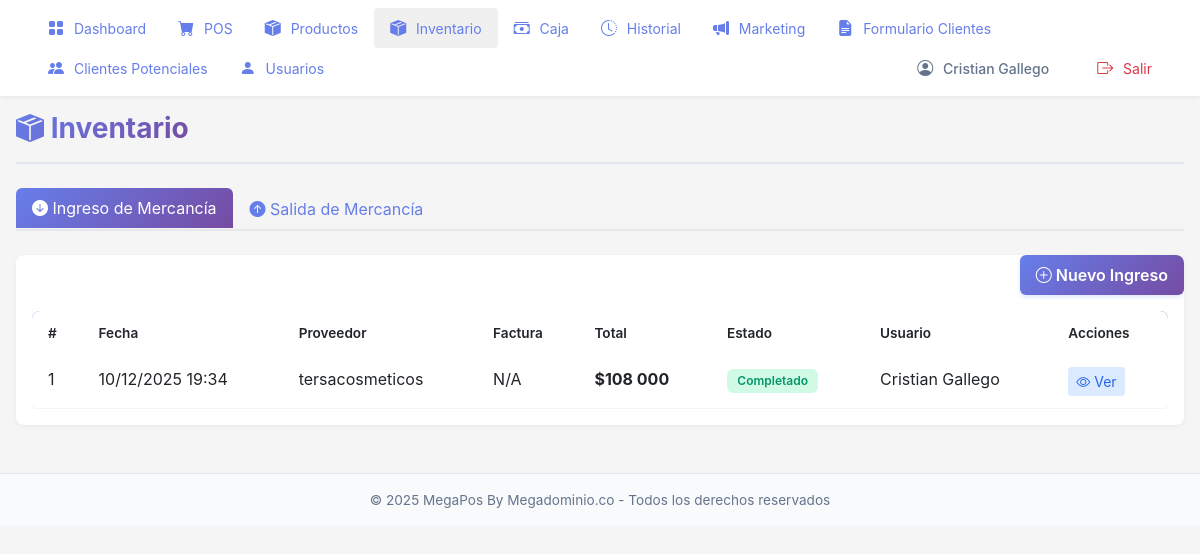
/inventario/ (signed in), run on the app's committed database.
### pos/models.py (models this page shows, shortened)
class IngresoMercancia(models.Model):
    fecha = models.DateTimeField(
        default=timezone.now,
        db_index=True,
        verbose_name='Fecha'
    )
    proveedor = models.CharField(
        max_length=200,
        verbose_name='Proveedor'
    )
    numero_factura = models.CharField(
        max_length=100,
        null=True,
        blank=True,
        verbose_name='Número de Factura'
    )
    total = models.IntegerField(
        default=0,
        verbose_name='Total'
    )
    observaciones = models.TextField(
        null=True,
        blank=True,
        verbose_name='Observaciones'
    )
    usuario = models.ForeignKey(
        User,
        on_delete=models.PROTECT,
        related_name='ingresos_mercancia',
        verbose_name='Usuario'
    )
    completado = models.BooleanField(
        default=False,
        verbose_name='Completado'
    )
    class Meta:
        verbose_name = 'Ingreso de Mercancía'
        verbose_name_plural = 'Ingresos de Mercancía'
        ordering = ['-fecha']

### pos/views.py (the view)
# urls.py: path('inventario/', views.inventario_view, name='inventario'),
@login_required
@requiere_rol('Administradores', 'Inventario')
def inventario_view(request):
    ingresos = IngresoMercancia.objects.all().order_by('-fecha')
    salidas = SalidaMercancia.objects.all().order_by('-fecha')
    tipo_activo = request.GET.get('tipo', 'ingreso')  # 'ingreso' o 'salida'
    context = {
        'ingresos': ingresos,
        'salidas': salidas,
        'tipo_activo': tipo_activo,
    }
    return render(request, 'pos/inventario.html', context)

### pos/context_processors.py (called while the page is built)
def sistema_info(request):
    return {
        'SISTEMA_NOMBRE': 'MegaPos By Megadominio.co',
        'SISTEMA_VERSION': '1.0',
        'DEBUG': settings.DEBUG,
    }

### pos/views.py (called while the page is built)
def requiere_rol(*nombres_roles):
    def decorator(view_func):
        @wraps(view_func)
        def wrapper(request, *args, **kwargs):
            if not request.user.is_authenticated:
                messages.error(request, 'Debes iniciar sesión para acceder')
                return redirect('pos:login')
            if request.user.is_superuser:
                return view_func(request, *args, **kwargs)
            if not tiene_rol(request.user, *nombres_roles):
                messages.error(request, 'No tienes permisos para acceder a esta sección')
                return redirect('pos:home')
            return view_func(request, *args, **kwargs)
        return wrapper
    return decorator

### pos/templates/pos/inventario.html (shortened to what this page needs)
{% extends 'pos/base.html' %}
{% load humanize %}
{% block content %}
<div class="page-container">
    <div class="page-header">
        <h1><i class="bi bi-box-seam-fill"></i> Inventario</h1>
    </div>
    <ul class="nav nav-tabs mb-4" style="border-bottom: 2px solid #e5e7eb;">
        <li class="nav-item">
            <a class="nav-link {% if tipo_activo == 'ingreso' %}active{% endif %}"
               href="{% url 'pos:inventario' %}?tipo=ingreso"
               style="{% if tipo_activo == 'ingreso' %}background: linear-gradient(135deg, #667eea 0%, #764ba2 100%); color: white; border: none;{% else %}color: #667eea;{% endif %}">
                <i class="bi bi-arrow-down-circle-fill"></i> Ingreso de Mercancía
            </a>
        </li>
        <li class="nav-item">
            <a class="nav-link {% if tipo_activo == 'salida' %}active{% endif %}"
               href="{% url 'pos:inventario' %}?tipo=salida"
               style="{% if tipo_activo == 'salida' %}background: linear-gradient(135deg, #667eea 0%, #764ba2 100%); color: white; border: none;{% else %}color: #667eea;{% endif %}">
                <i class="bi bi-arrow-up-circle-fill"></i> Salida de Mercancía
            </a>
        </li>
    </ul>
    {% if tipo_activo == 'ingreso' %}
    <div class="card-modern">
        <div class="card-header-modern">
            <div class="d-flex justify-content-between align-items-center">
                <h3 style="margin: 0; color: white;">Ingreso de Mercancía</h3>
                {% if es_inventario or es_administrador %}
                <a href="{% url 'pos:crear_ingreso' %}" class="btn btn-primary-pos">
                    <i class="bi bi-plus-circle"></i> Nuevo Ingreso
                </a>
                {% endif %}
            </div>
        </div>
        <div class="card-body">
            <div class="table-responsive">
                <table class="table-modern table">
                    <thead>
                    <tr>
                        <th>#</th>
                        <th>Fecha</th>
                        <th>Proveedor</th>
                        <th>Factura</th>
                        <th>Total</th>
                        <th>Estado</th>
                        <th>Usuario</th>
                        <th>Acciones</th>
                    </tr>
                </thead>
                <tbody>
                    {% for ingreso in ingresos %}
                    <tr>
                        <td>{{ ingreso.id }}</td>
                        <td>{{ ingreso.fecha|date:"d/m/Y H:i" }}</td>
                        <td>{{ ingreso.proveedor }}</td>
                        <td>{{ ingreso.numero_factura|default:"N/A" }}</td>
                        <td><strong>${{ ingreso.total|intcomma }}</strong></td>
                        <td>
                            {% if ingreso.completado %}
                            <span class="badge badge-modern badge-success-modern">Completado</span>
                            {% else %}
                            <span class="badge badge-modern badge-warning-modern">Pendiente</span>
                            {% endif %}
                        </td>
                        <td>
                            {% if ingreso.usuario %}
                                {{ ingreso.usuario.get_full_name|default:ingreso.usuario.username }}
                            {% else %}
                                Sistema
                            {% endif %}
                        </td>
                        <td>
                            {% if es_inventario or es_administrador %}
                            <a href="{% url 'pos:detalle_ingreso' ingreso.id %}" class="btn btn-sm" style="background: #dbeafe; color: #2563eb; border: none;">
                                <i class="bi bi-eye"></i> Ver
                            </a>
                            {% endif %}
                        </td>
                    </tr>
                    {% empty %}
                    <tr>
                        <td colspan="8" class="text-center text-muted">No hay ingresos registrados</td>
                    </tr>
                    {% endfor %}
                </tbody>
                </table>
            </div>
        </div>
    </div>
    {% endif %}
</div>
{% endblock %}

### pos/templates/pos/base.html (shortened to what this page needs)
<!DOCTYPE html>
<html lang="es">
<head>
    <link href="https://cdn.jsdelivr.net/npm/bootstrap@5.3.0/dist/css/bootstrap.min.css" rel="stylesheet">
    <link rel="stylesheet" href="https://cdn.jsdelivr.net/npm/bootstrap-icons@1.11.0/font/bootstrap-icons.css">
</head>
<body>
    {% load humanize %}
    {% if user.is_authenticated %}
    <nav class="top-nav">
        <ul class="nav-menu">
            <li class="nav-item">
                <a href="{% url 'pos:home' %}" class="nav-link-custom {% if request.path == '/' %}active{% endif %}">
                    <i class="bi bi-grid-fill"></i> Dashboard
                </a>
            </li>
            <li class="nav-item">
                <a href="{% url 'pos:vender' %}" class="nav-link-custom {% if 'vender' in request.path %}active{% endif %}">
                    <i class="bi bi-cart-fill"></i> POS
                </a>
            </li>
            <li class="nav-item">
                <a href="{% url 'pos:productos' %}" class="nav-link-custom {% if 'productos' in request.path %}active{% endif %}">
                    <i class="bi bi-box-seam-fill"></i> Productos
                </a>
            </li>
            <li class="nav-item">
                <a href="{% url 'pos:inventario' %}" class="nav-link-custom {% if 'inventario' in request.path or 'ingreso-mercancia' in request.path or 'salida-mercancia' in request.path %}active{% endif %}">
                    <i class="bi bi-box-seam-fill"></i> Inventario
                </a>
            </li>
            <li class="nav-item">
                <a href="{% url 'pos:caja' %}" class="nav-link-custom {% if 'caja' in request.path and 'caja-gastos' not in request.path %}active{% endif %}">
                    <i class="bi bi-cash-stack"></i> Caja
                </a>
            </li>
            <li class="nav-item">
                <a href="{% url 'pos:lista_ventas' %}" class="nav-link-custom {% if 'ventas' in request.path or 'historial' in request.path %}active{% endif %}">
                    <i class="bi bi-clock-history"></i> Historial
                </a>
            </li>
            <li class="nav-item">
                <a href="{% url 'pos:marketing' %}" class="nav-link-custom {% if 'marketing' in request.path %}active{% endif %}">
                    <i class="bi bi-megaphone-fill"></i> Marketing
                </a>
            </li>
            <li class="nav-item">
                <a href="{% url 'pos:formulario_clientes' %}" class="nav-link-custom {% if 'formulario-clientes' in request.path %}active{% endif %}">
                    <i class="bi bi-file-earmark-text-fill"></i> Formulario Clientes
                </a>
            </li>
            <li class="nav-item">
                <a href="{% url 'pos:clientes_potenciales' %}" class="nav-link-custom {% if 'clientes-potenciales' in request.path %}active{% endif %}">
                    <i class="bi bi-people-fill"></i> Clientes Potenciales
                </a>
            </li>
            {% if user.is_staff %}
            <li class="nav-item">
                <a href="{% url 'pos:usuarios' %}" class="nav-link-custom {% if 'usuarios' in request.path %}active{% endif %}">
                    <i class="bi bi-person-fill"></i> Usuarios
                </a>
            </li>
            {% endif %}
            <li class="nav-item ms-auto" style="display: flex; align-items: center; gap: 1rem;">
                <span class="nav-link-custom" style="color: #64748b; font-weight: 500; cursor: default;">
                    <i class="bi bi-person-circle"></i> {{ user.get_full_name|default:user.username }}
                </span>
                <a href="#" class="nav-link-custom text-danger" id="logout-link">
                    <i class="bi bi-box-arrow-right"></i> Salir
                </a>
            </li>
        </ul>
    </nav>
    <div class="main-container">
        {% block content %}{% endblock %}
    </div>
    {% else %}
    <div class="container">
        {% block full_content %}{% endblock %}
    </div>
    {% endif %}
    {% if user.is_authenticated %}
    <footer style="background: #f8fafc; border-top: 1px solid #e2e8f0; padding: 1rem; text-align: center; color: #64748b; font-size: 0.85rem; margin-top: 2rem;">
        <p style="margin: 0;">
            &copy; {% now "Y" %} MegaPos By Megadominio.co - Todos los derechos reservados
        </p>
    </footer>
    {% endif %}
</body>
</html>

### pos/templates/pos/base.html (style rules this page uses)
* { margin: 0; padding: 0; box-sizing: border-box; }
body { font-family: -apple-system, BlinkMacSystemFont, 'Segoe UI', Roboto, Oxygen, Ubuntu, sans-serif; background: #f5f5f5; color: #333; margin: 0; padding: 0; width: 100%; overflow-x: hidden; }
.top-nav { background: white; box-shadow: 0 2px 5px rgba(0,0,0,0.05); padding: 0.5rem 2rem; position: sticky; top: 0; z-index: 1000; }
.nav-menu { display: flex; list-style: none; margin: 0; padding: 0; flex-wrap: wrap; }
.nav-item { flex: 0 0 auto; }
.nav-link-custom { display: inline-block; padding: 0.5rem 1rem; color: #667eea; text-decoration: none; border-radius: 4px; transition: background 0.2s; white-space: nowrap; font-size: 14px; }
.nav-link-custom:hover, .nav-link-custom.active { background: #f0f0f0; }
.nav-link-custom i { margin-right: 6px; font-size: 16px; }
.main-container { padding: 0; margin: 0; width: 100%; box-sizing: border-box; }
.card-modern { background: white; border-radius: 8px; box-shadow: 0 1px 4px rgba(0,0,0,0.05); border: none; overflow: hidden; }
.card-modern .card-body { padding: 1rem; }
.btn-primary-pos { background: linear-gradient(135deg, #667eea 0%, #764ba2 100%); color: white; border: none; border-radius: 6px; padding: 0.5rem 1rem; font-weight: 600; transition: all 0.2s ease; box-shadow: 0 2px 4px rgba(102, 126, 234, 0.2); }
.table-modern { background: white; border-radius: 8px; overflow: hidden; box-shadow: 0 1px 4px rgba(0,0,0,0.05); }
.table-modern thead { background: linear-gradient(135deg, #667eea 0%, #764ba2 100%); color: white; }
.table-modern thead th { border: none; padding: 0.75rem 1rem; font-weight: 600; font-size: 0.85rem; }
.table-modern tbody tr { transition: all 0.2s ease; }
.table-modern tbody td { padding: 0.75rem 1rem; border-bottom: 1px solid #f1f5f9; }
.badge-modern { padding: 0.35rem 0.65rem; border-radius: 6px; font-weight: 600; font-size: 0.75rem; }
.badge-success-modern { background: #d1fae5; color: #059669; }
.page-container { padding: 1rem; max-width: 1400px; margin: 0 auto; }
.page-header { display: flex; justify-content: space-between; align-items: center; margin-bottom: 1.5rem; padding-bottom: 1rem; border-bottom: 2px solid #e2e8f0; }
.page-header h1 { font-size: 1.75rem; font-weight: 700; background: linear-gradient(135deg, #667eea 0%, #764ba2 100%); -webkit-background-clip: text; -webkit-text-fill-color: transparent; background-clip: text; margin: 0; }
.table { margin-bottom: 0; }
.table thead { background: linear-gradient(135deg, #667eea 0%, #764ba2 100%); color: white; }
.table thead th { border: none; font-weight: 600; }
.table tbody tr { transition: all 0.2s ease; }
.badge { padding: 0.35rem 0.65rem; border-radius: 6px; font-weight: 600; }

### data on the page
IngresoMercancia: id "1", fecha "10/12/2025 19:34", proveedor "tersacosmeticos", numero_factura "N/A", total "108 000", completado "Completado", usuario.get_full_name "Cristian Gallego"

### other printed values
{{ user.get_full_name|default:user.username }} "Cristian Gallego"
